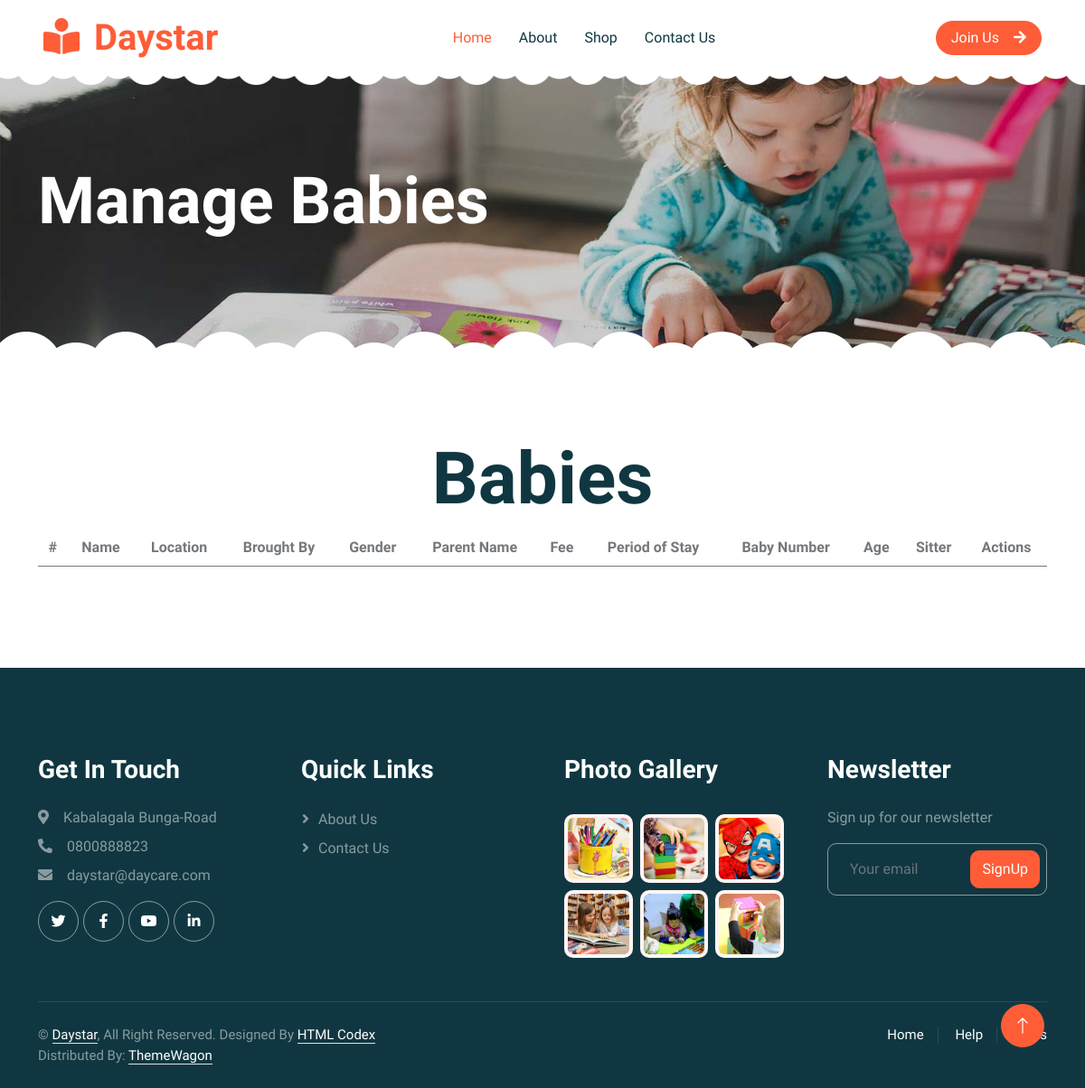
Before: /baby/ with the older database file.
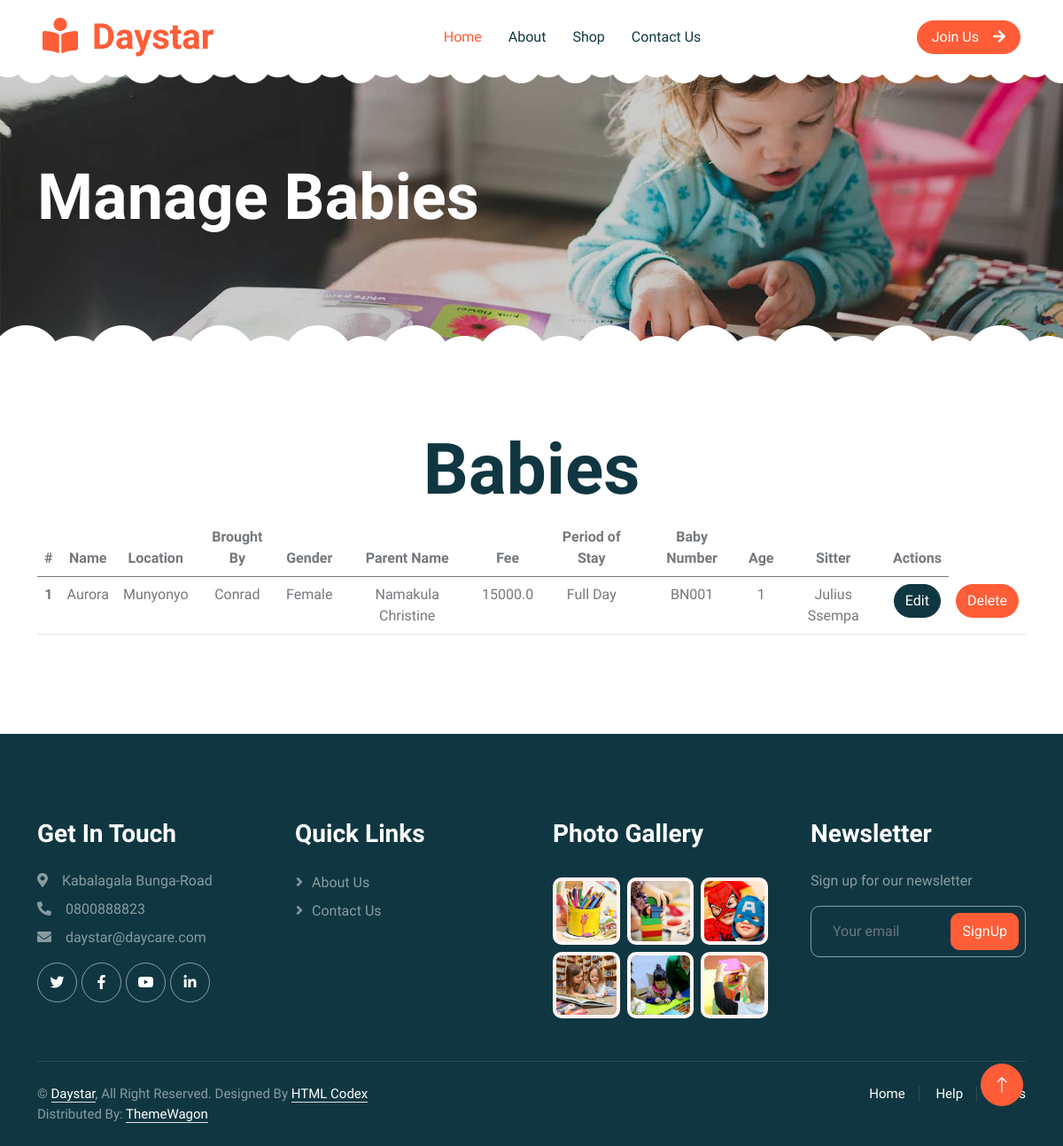
After: the same page with the newer database file.
### pages/models.py (models this page shows)
class Babie(models.Model):
    name = models.CharField(max_length=100)
    location = models.CharField(max_length=100)
    brought_by = models.CharField(max_length=100)
    gender = models.CharField(max_length=6)
    parent_name = models.CharField(max_length=100)
    fee = models.FloatField()
    period_of_stay = models.CharField(max_length=100)
    baby_number = models.CharField(max_length=10)
    age = models.IntegerField()
    sitter = models.CharField(max_length=100)#should attempt to make it foriegn key later

### pages/views.py (the view, shortened to what this page needs)
# urls.py: path('baby/', baby, name='baby'),
def baby(request):
    keep = Babie.objects.all()
    return render(request,'baby.html', {"title": "Babies", "babys" : keep})

### pages/templates/baby.html
{% extends "base.html" %}
{% block content %}
    <div class="container-xxl py-5 page-header position-relative mb-5">
        <div class="container py-5">
            <h1 class="display-2 text-white animated slideInDown mb-4">Manage Babies</h1>
        </div>
    </div>
    <div class="container-xxl py-5 wow fadeInUp" data-wow-delay="0.1s">
        <div class="container text-center">
            <div class="row">
                <div class="justify-content-center">
                    <h1 class="display-1">Babies</h1>
                    <table class="table">
                        <thead class="thead-dark">
                          <tr>
                            <th scope="col">#</th>
                            <th scope="col">Name</th>
                            <th scope="col">Location</th>
                            <th scope="col">Brought By</th>
                            <th scope="col">Gender</th>
                            <th scope="col">Parent Name</th>
                            <th scope="col">Fee</th>
                            <th scope="col">Period of Stay</th>
                            <th scope="col">Baby Number</th>
                            <th scope="col">Age</th>
                            <th scope="col">Sitter</th>
                            <th scope="col">Actions</th>
                          </tr>
                        </thead>
                        <tbody>
                          {% for baby in babys%}
                            <tr>
                              <th scope="row">{{ baby.id }}</th>
                              <td>{{ baby.name }}</td>
                              <td>{{ baby.location }}</td>
                              <td>{{ baby.brought_by }}</td>
                              <td>{{ baby.gender }}</td>
                              <td>{{ baby.parent_name }}</td>
                              <td>{{ baby.fee }}</td>
                              <td>{{ baby.period_of_stay }}</td>
                              <td>{{ baby.baby_number }}</td>
                              <td>{{ baby.age }}</td>
                              <td>{{ baby.sitter }}</td>
                              <td><a href="{% url 'edit' baby.id %}" class="btn btn-dark rounded-pill">Edit</a></td>
                            <td> <a href="{% url 'delete' baby.id %}" class="btn btn-primary rounded-pill">Delete</a></td>
                            </tr>
                          {% endfor %}
                        </tbody>
                      </table>
                </div>
            </div>
        </div>
    </div>
{% endblock %}

Changed rows visible on the page:
added Babie: id "1", name "Aurora", location "Munyonyo", brought_by "Conrad", gender "Female", parent_name "Namakula Christine", fee "15000.0", period_of_stay "Full Day", baby_number "BN001", age "1", sitter "Julius Ssempa"
